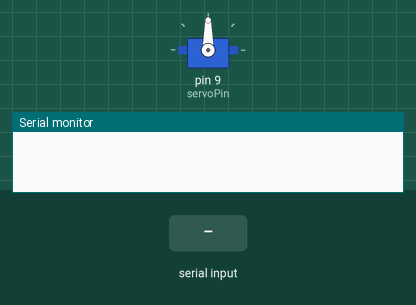
Recording of a sketch running on a simulated Arduino Uno, built with avr-gcc and run on an emulated ATmega328P. Parts: servo, the last lines printed to the serial monitor. The inputs (shaded band) are chosen by the test bench.

Above: at 1.2 s.
1.3 s: "30,150\n" received over Serial
At 2.1 s:
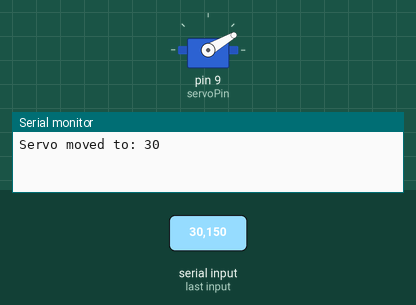
2.8 s: "5\n" received over Serial
At 4.0 s:
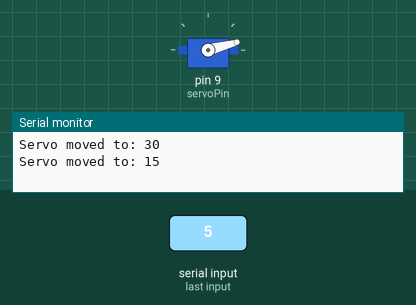
4.3 s: "200\n" received over Serial
At 5.4 s:
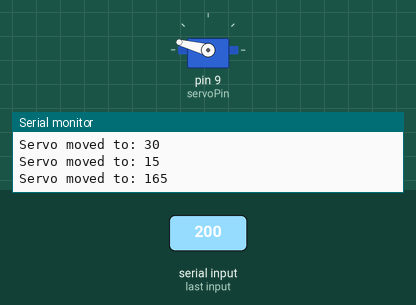
5.8 s: "90,45\n" received over Serial
At 6.7 s:
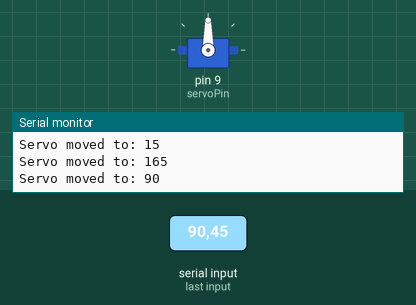
Timing chart, 0 to 8.3 s (numbered marks = the images above; inputs shaded):
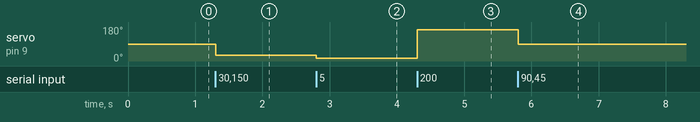

Measured:
- after the input at 1.3 s, servo on pin 9 (servoPin): 90° → 30° at once
- after the input at 2.8 s, servo on pin 9 (servoPin): 30° → 15° at once
- after the input at 4.3 s, servo on pin 9 (servoPin): 15° → 165° at once
- after the input at 5.8 s, servo on pin 9 (servoPin): 165° → 90° at once

The sketch:

Arduino_servomotor_controller.ino
```cpp
#include <Servo.h>

Servo myServo;  // Create servo object
const int servoPin = 9; // Servo connected to pin 9

void setup() {
  Serial.begin(9600); // Start serial communication
  myServo.attach(servoPin); // Attach servo to pin 9
}

void loop() {
  if (Serial.available() > 0) {
    String angleStr = Serial.readStringUntil('\n'); // Read angle as string
    int angle = angleStr.toInt(); // Convert to integer

    // Constrain angle to valid servo range (0-180)
    angle = constrain(angle, 15, 165);
    myServo.write(angle); // Move servo to the angle
    Serial.print("Servo moved to: ");
    Serial.println(angle);
  }
}
```
